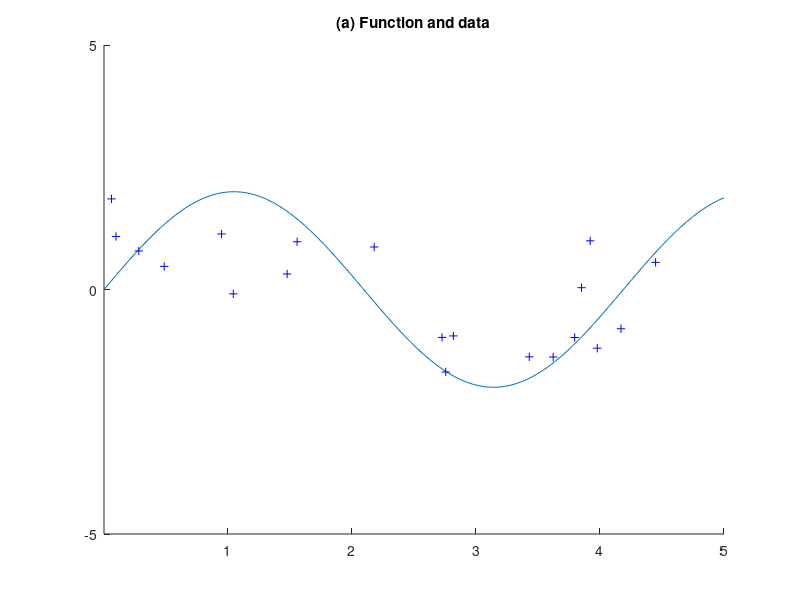
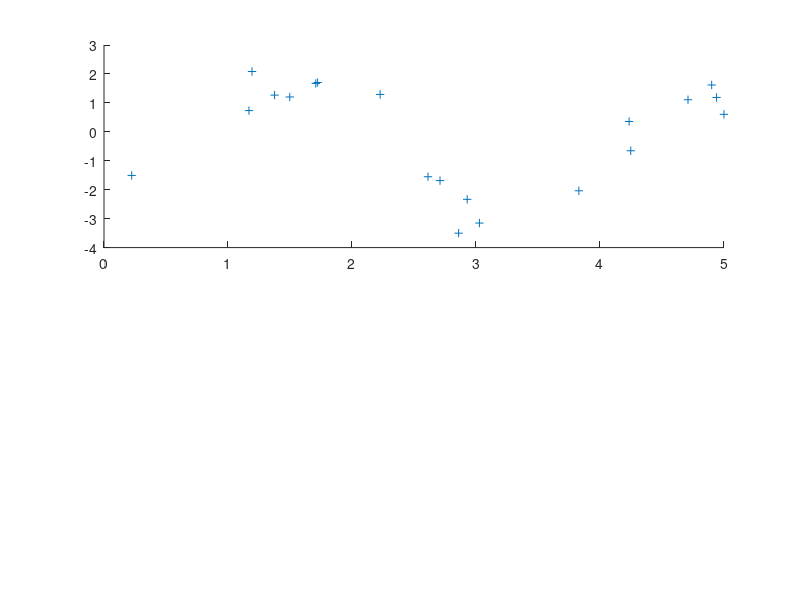

Recreate these plots in MATLAB, in order. (Note: this script raises an error after producing the figures.)
clear;
close all;
%% Q0
% Original graph
%a = rand(1,20);
%a = a*5;

x = linspace(0, 5);
y = 2*sin(1.5*x);

xMean = mean(x);
yMean = mean(y);
xStd = std(x);
yStd = std(y);

plot(x,y);
ax = subplot(1,1,1);
axis([0 5 -5 5]);
xticks(1:5);
yticks([-5 0 5]);
box(ax,'off');
title("(a) Function and data");
% Add training set
hold on;
Xt = rand(20,1)*5;
Xt = sort(Xt);
Yt = randn(20,1)+2*sin(1.5*Xt);
%scatter(Xt,Yt,'b','+');

for i = 1 : size(Xt,1)
   scatter(Xt(i),Yt(i),'b','+');
   %X = ['(',num2str(Xt(i)),',',num2str(Yt(i)),')'];
   %disp(X);
end

%% Q1
figure;
subplot(2,1,1);
Xt = rand(20,1)*5;
Xt = sort(Xt);
Yt = randn(20,1)+2*sin(1.5*Xt);
% Poly Degree from 1 -> 9
scatter(Xt,Yt,'+');
hold on;
sseT = zeros(9,1);%SSE for Traning
sseV = zeros(9,1);%SSE for Validation
denseInfo = zeros(size(Xt,1),9);%fit error

for j = 1:9
    deg = ['poly',num2str(j)];
    fitpoly = polyfit(Xt,Yt,j);
    y1 = polyval(fitpoly,Xt);
    [fitpoly3, gof]=fit(Xt,Yt,deg);
    sseT(j) = gof.sse;
    plot(Xt,y1);
end
axis([0 5 -5 5]);
xticks(0:0.5:5);
yticks([-5 0 5]);
title("(a) Data and fitted polynomials");

subplot(2,1,2);
% New validation sets
Xv = rand(20,1)*5;
Xv = sort(Xv);
Yv = 2*sin(1.5*Xv);
for k = 1:9
    deg1 = ['poly',num2str(k)];
    [fitpoly1, gof1]=fit(Xv,Yv,deg1);
    sseV(k) = gof1.sse;
end

plot((1:9),sseT,'-',(1:9),sseV,'--');
legend('Training','Validation')
title("(b) Error vs. polynomial order");
%% Q2 & Q3
figure;
% --- Q2 ---
houseData = load('housing.data');
input = houseData(:,6);
target = houseData(:,14);

% linear Fit
sseL = 2.291e+4;

% poly Fit
sseP = zeros(5:1);
for m = 1:5
    fitpoly = polyfit(input,target,m);
    target1 = polyval(fitpoly,input);
    sseP(m) = mean((target-target1).^2);
end
plot((1:5),sseP,'k--o');

hold on;
% --- Q3 ---
half_input = houseData((1:253),6);
half2_input = houseData((254:506),6);

half_target = houseData((1:253),14);
half2_target = houseData((254:506),14);
% linear Fit
%[fitpoly3_1, gof3_1]=fit(half_input,half_target,'lowess');
sseL2 = 4965;
% poly Fit
sseP2 = zeros(5:1);
for n = 1:5
    fitpoly2 = polyfit(half_input,half_target,n);
    half_target1 = polyval(fitpoly2,half2_input);
    sseP2(n) = mean((half2_target-half_target1).^2);
end
plot((1:5),sseP2,'b--o');

if sseL>sseL2
    disp('sseL is bigger than sseL2');
else
    disp('sseL is less than sseL2');
end
    